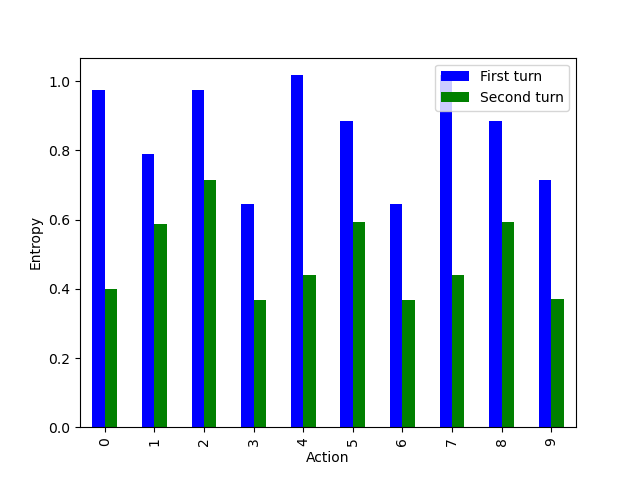

The Python source for this figure:
import numpy as np

import jax.numpy as jnp
from jax import grad, jit, random, value_and_grad, vmap
from jax.scipy.special import logsumexp as lse

from tensorflow_probability.substrates import jax as tfp
tfd = tfp.distributions
tfb = tfp.bijectors
tfpk = tfp.math.psd_kernels

import matplotlib.pyplot as plt
import seaborn as sns

seed = 1111
key = random.PRNGKey(seed)

# number of dots
N = 3
# number of features
K = 5

key, W_key = random.split(key)
W = random.poisson(W_key, 1, shape=(K, N))

def logistic_regression(W, x):
    score = x @ W
    return score - lse(score)

def entropy(W, x):
    return tfd.Categorical(logits=logistic_regression(W, x)).entropy()

print(logistic_regression(W, jnp.zeros((K,))))
print(entropy(W, jnp.zeros((K,))))

all_3 = [
    (x, y, z ) for x in range(K) for y in range(x+1, K) for z in range(y+1, K)
]
all_3_vectors = jnp.array(all_3)

x = jnp.zeros((all_3_vectors.shape[0], K)).at[
    jnp.arange(all_3_vectors.shape[0])[:,None], all_3_vectors].set(1)
H1 = entropy(W, x)
print(f"H1.argmin {H1.argmin().item()}")

# choose lowest entropy x
idxs = all_3_vectors[H1.argmin()]
# add that to x and check resulting entropy
x = x.at[:, idxs].add(1)
H2 = entropy(W, x)
print(f"H2.argmin {H2.argmin().item()}")

# stacked bar chart
import pandas as pd
df = pd.DataFrame({
    "First turn": H1,
    "Second turn": H2,
}, index = np.arange(len(all_3)))

df.plot(kind="bar", stacked=False, color=["blue", "green"])
plt.xlabel("Action")
plt.ylabel("Entropy")
plt.savefig("entropy.png")

